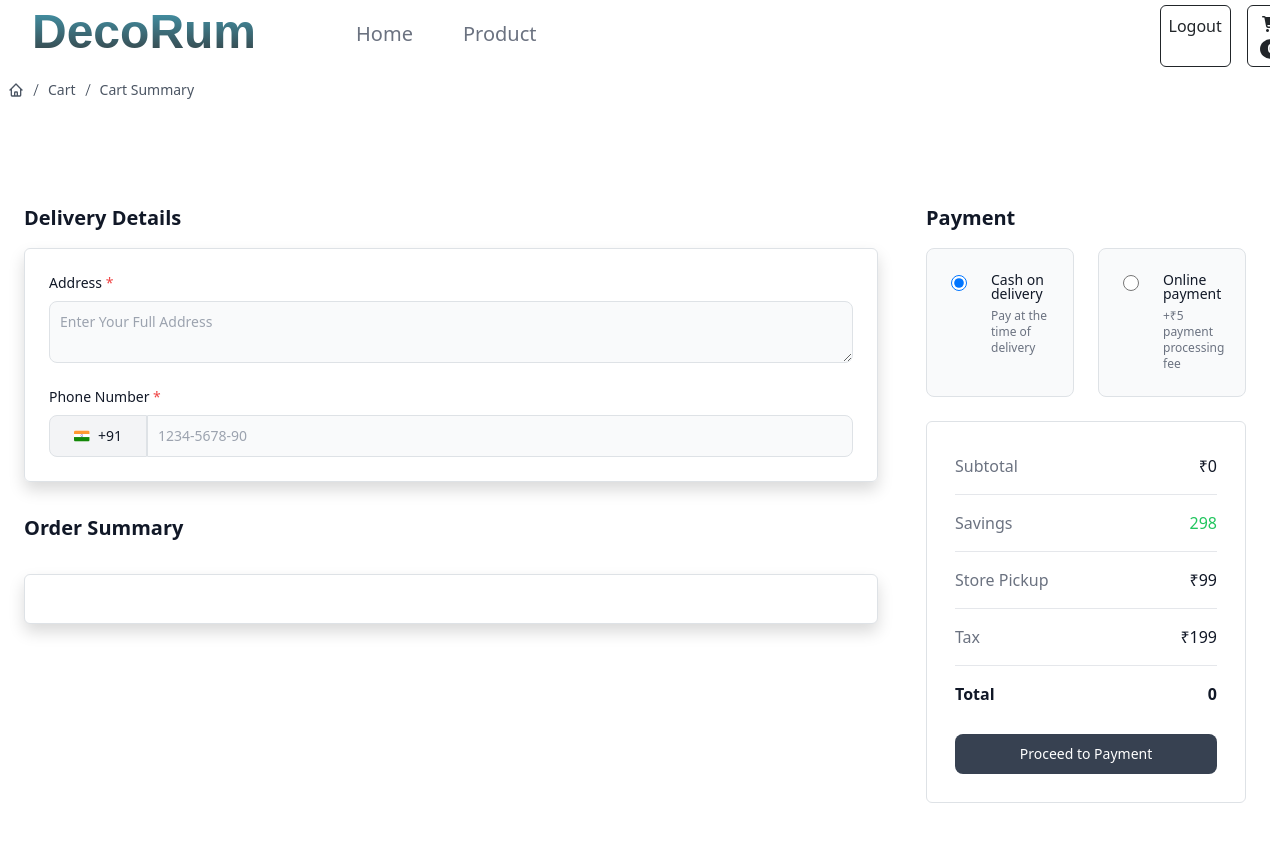
The page /place/order/ (signed in) on the database as committed earlier.
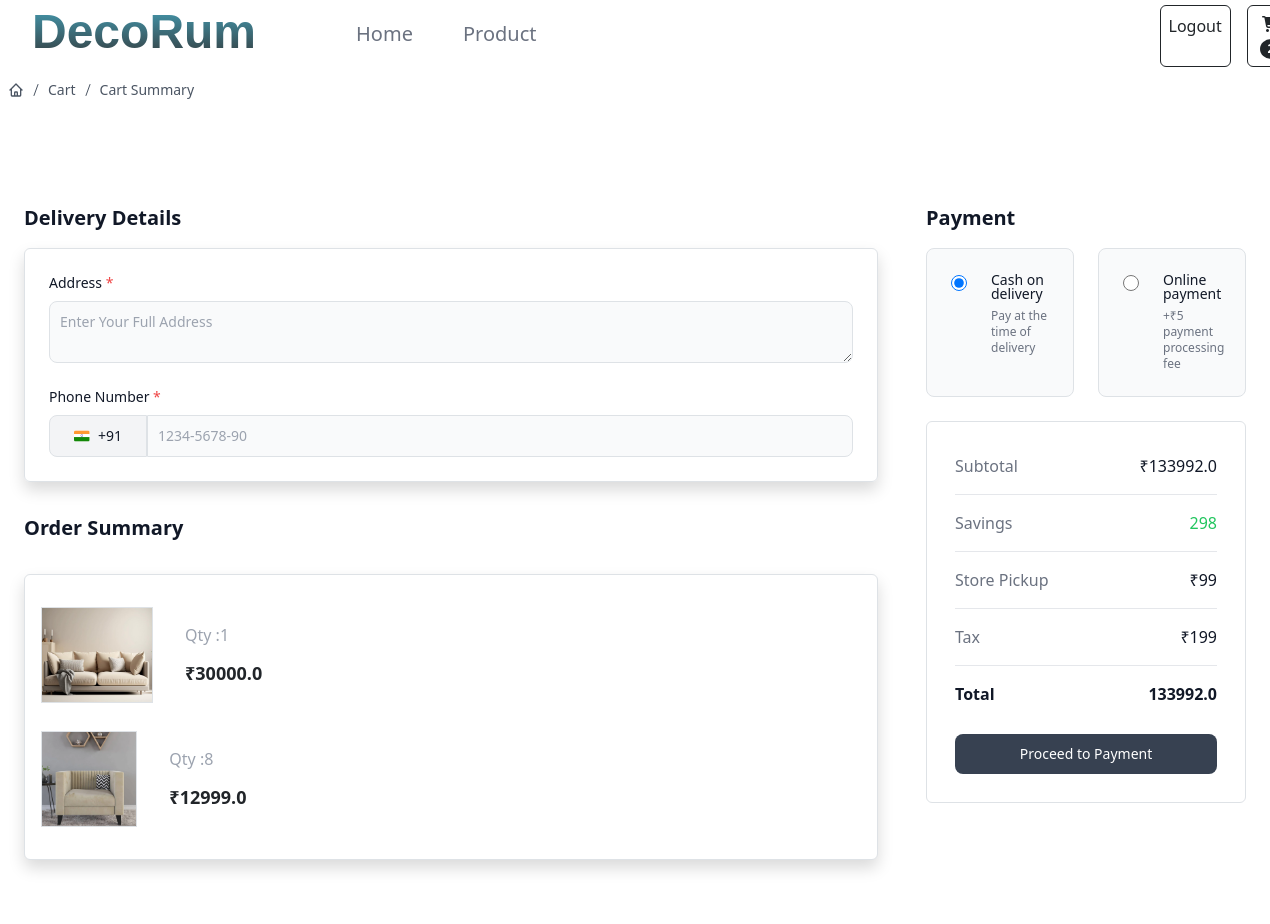
The same page on the database as committed later.
### store/models.py (models this page shows, shortened)
class BaseModel(models.Model):
    created_date=models.DateTimeField(auto_now_add=True)
    updated_date=models.DateTimeField(auto_now=True)
    is_active=models.BooleanField(default=True)

class BasketItem(BaseModel):
    product_object=models.ForeignKey(Furniture,on_delete=models.CASCADE)
    quantity=models.PositiveIntegerField(default=1)
    Basket_object=models.ForeignKey(Basket,on_delete=models.CASCADE,related_name='cart_item')
    is_order_placed=models.BooleanField(default=False)
    @property
    def item_total(self):
         return self.product_object.price*self.quantity

class Furniture(BaseModel):
    name = models.CharField(max_length=255, null=True)
    code = models.CharField(max_length=100, null=True)
    category_object=models.ForeignKey(Category,on_delete=models.CASCADE)
    description = models.CharField(max_length=255, null=True)
    price = models.FloatField(null=True)
    picture= models.ImageField(upload_to='images/', null=True)
    color_object=models.ManyToManyField(Colour)
    type_object=models.ForeignKey(Type,on_delete=models.CASCADE)

### store/views.py (the view, shortened to what this page needs)
# urls.py: path('place/order/',views.PlaceOrderView.as_view(),name="place-order"),
class PlaceOrderView(views.View):
    template_name="place_order.html"
    form_class=OrderForm
    def get(self,request,*args,**kwargs):
        form_instance=self.form_class()
        qs=request.user.cart.cart_item.filter(is_order_placed=False)
        total=sum(bi.item_total for bi in qs)
        return render(request,self.template_name,{"form":form_instance,"items":qs,"total":total})

### store/forms.py
class OrderForm(forms.ModelForm):
    class Meta:
        model=Order
        fields=["address","phone","payment_method"]

### store/context_processors.py (called while the page is built)
def cart_count_context(request):
    count=0
    if request.user.is_authenticated:
        count=BasketItem.objects.filter(Basket_object=request.user.cart,is_order_placed=False).count()
    return {"item_count":count}

### store/templates/place_order.html (shortened to what the changed rows need)
{%extends 'base.html'%}
{%block main_block%}
<section class="bg-white py-8 antialiased light:bg-gray-900 md:py-16">
  <form action="#" method="post" class="mx-auto max-w-screen-xl px-4 2xl:px-0">
      <div class="mt-6 sm:mt-8 lg:flex lg:items-start lg:gap-12 xl:gap-16">
        <div class="min-w-0 flex-1 space-y-8">
          <div class="space-y-4">
            <h2 class="text-xl font-semibold text-gray-900 light:text-white">Delivery Details</h2>
            <div class="grid grid-cols-1 gap-4 sm:grid-cols-1 border px-4 py-4 sm:px-6 shadow rounded">
            </div>
        </div>
          <h2 class="text-xl font-semibold text-gray-900 light:text-white">Order Summary</h2>
          <div class="space-y-3 border bg-white px-2 py-4 sm:px-6 shadow rounded">
              {%for bi in items %}
            <div class="flex flex-col rounded-lg bg-white sm:flex-row">
              {%if bi.product_object.picture%}
              <img class="m-2 h-24 w-28 border object-cover object-center"
              src="{{bi.product_object.picture.url}}" alt="" />
              {%else%}
              <img class="m-2 h-24 w-28 border object-cover object-center"
              src="https://images.unsplash.com/photo-1600185365483-26d7a4cc7519?ixli" alt="" />
              {%endif%}
              <div class="flex w-full flex-col px-4 py-4">
                <span class="float-right text-gray-400">Qty :{{bi.quantity}}</span>
                <p class="mt-auto text-lg font-bold">₹{{bi.product_object.price}}</p>
              </div>
            </div>
            {%endfor%}
          </div>
        </div>
        <div class="mt-6 w-full space-y-6 sm:mt-8 lg:mt-0 lg:max-w-xs xl:max-w-md">
          <div class="flow-root border rounded p-7">
            <div class="-my-3 divide-y divide-gray-200 light:divide-gray-800">
              <dl class="flex items-center justify-between gap-4 py-3">
                <dt class="text-base font-normal text-gray-500 light:text-gray-400">Subtotal</dt>
                <dd class="text-base font-medium text-gray-900 light:text-white">₹{{total}}</dd>
              </dl>
              <dl class="flex items-center justify-between gap-4 py-3">
                <dt class="text-base font-bold text-gray-900 light:text-white">Total</dt>
                <dd class="text-base font-bold text-gray-900 light:text-white">{{total}}</dd>
              </dl>
            </div>
          </div>
        </div>
      </div>
    </form>
</section>
{% endblock %}

Rows that differ between the two databases and show on the page:
added BasketItem: product_object.picture (picture), quantity "1", product_object.price "30000.0"
added BasketItem: product_object.picture (picture), quantity "8", product_object.price "12999.0"
Other text that changed with them:
{{ total }}: "0" → "133992.0"
